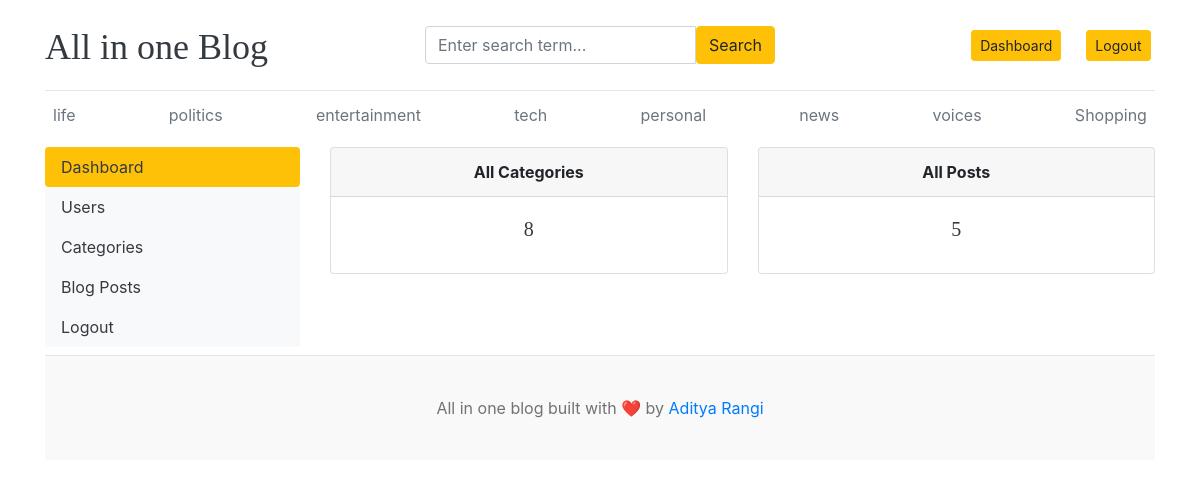
The page /dashboard/ (signed in) on the database its author committed.
### blog_app/models.py (models this page shows)
class TimeStampedModel(models.Model):
    created_at = models.DateTimeField(auto_now_add=True)
    updated_at = models.DateTimeField(auto_now=True)
    class Meta:
        abstract = True

class Category(TimeStampedModel):
    name = models.CharField(max_length=50, unique=True)
    class Meta:
        verbose_name_plural = "categories"
    def __str__(self):
        return self.name

### dashboard/views.py (the view)
# urls.py: path("", Dashboard.as_view(), name="dashboard"),
@method_decorator(login_required, name="dispatch")
class Dashboard(View):
    def get(self, request):
        cat_count = Category.objects.all().count()
        post_count = Blog.objects.all().count()
        return render(
            request,
            "dashboard/dashboard.html",
            {"total_tags": cat_count, "total_posts": post_count},
        )

### blog_app/context_processors.py (called while the page is built)
def get_categories(request):
    categories = Category.objects.all()
    social_apps = SocialLink.objects.all()
    return dict(
        tags=categories, social_apps=social_apps
    )  # This function only return the dictionary

### templates/dashboard/dashboard.html
{% extends 'base.html' %}
{% block body_block %}
<div class="row">
    {% include 'dashboard/sidebar.html' %}
    <div class="col-md-9">
        <div class="row">
            <div class="col">
                <div class="card border-default mb-3">
                    <div class="card-header text-center test-uppercase font-weight-bold">All Categories</div>
                        <div class="card-body text-dark">
                            <h5 class="card-title text-center">{{total_tags}}</h5>
                        </div>
                </div>
            </div>
            <div class="col">
                <div class="card border-default mb-3">
                    <div class="card-header text-center test-uppercase font-weight-bold">All Posts</div>
                        <div class="card-body text-dark">
                            <h5 class="card-title text-center">{{total_posts}}</h5>
                        </div>
                </div>
            </div>
        </div>
    </div>
</div>
{% endblock %}

### templates/base.html (shortened to what this page needs)
{% load static %}
<!DOCTYPE html>
<html lang="en">
<head>
    <link href="https://getbootstrap.com/docs/4.0/dist/css/bootstrap.min.css" rel="stylesheet">
    <link href="{% static 'css/blog.css' %}" rel="stylesheet">
    <link rel="stylesheet" href="https://cdnjs.cloudflare.com/ajax/libs/font-awesome/4.7.0/css/font-awesome.min.css">
  </head>
<body>
    <div class="container">
        <header class="blog-header py-3">
          <div class="row flex-nowrap justify-content-between align-items-center">
            <div class="col-4 pt-1">
              <a class="blog-header-logo text-dark" href="/">All in one Blog</a>
            </div>
            <div class="col-4">
              <form action="{% url 'search_category' %}" method="GET">
                <div class="input-group">
                  <input class="form-control" name="keyword" type="text" placeholder="Enter search term..." aria-label="Enter search term..." aria-describedby="button-search" />
                  <button class="btn btn-warning" id="button-search" type="submit">Search</button>
              </div>
              </form>
            </div>
            <div class="col-4 d-flex justify-content-end align-items-center">
              {% if not user.is_authenticated %}
                <a class="btn btn-sm btn-warning" href="{% url 'login_user' %}">Login</a> &nbsp;
                <a class="btn btn-sm btn-outline-secondary" href="{% url 'register_user' %}">Register</a>
              {% else %}
            <a class="btn btn-sm btn-warning" href="{% url 'dashboard' %}">Dashboard </a>&nbsp;
              <a class="btn btn-sm btn-warning" href="{% url 'logout_user' %}">Logout</a> &nbsp;
              {% endif %}
            </div>
          </div>
        </header>
        <div class="nav-scroller py-1 mb-2">
          <nav class="nav d-flex justify-content-between">
            {% for tag in tags %}
                <a class="p-2 text-muted" href="{% url 'post_by_category' tag.id %}">{{tag}}</a>
            {% endfor%}
          </nav>
        </div>
    {% block body_block %}{% endblock %}
<footer class="blog-footer mt-2">
    <p>All in one blog built with ❤️ by <a href="#">Aditya Rangi</a></p>
</footer>
</body>
</html>

### all_in_one_blog/static/css/blog.css (style rules this page uses)
.blog-header { border-bottom: 1px solid #e5e5e5; }
.blog-header-logo { font-family: "Playfair Display", Georgia, "Times New Roman", serif; font-size: 2.25rem; }
h1, h2, h3, h4, h5, h6 { font-family: "Playfair Display", Georgia, "Times New Roman", serif; }
.blog-footer { padding: 2.5rem 0; color: #727272; text-align: center; background-color: #f9f9f9; border-top: .05rem solid #e5e5e5; }
.blog-footer p:last-child { margin-bottom: 0; }

### rows shown on the page
Category: name "life"
Category: name "politics"
Category: name "entertainment"
Category: name "tech"
Category: name "personal"
Category: name "news"
Category: name "voices"
Category: name "Shopping"

### other values the page prints
{{ total_tags }} "8"
{{ total_posts }} "5"
